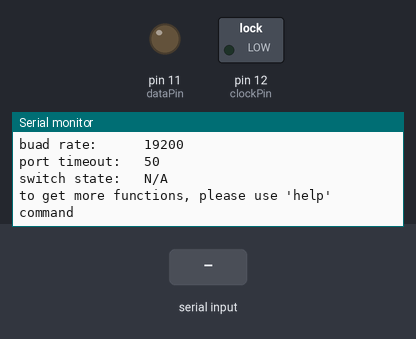
Simulated run of this sketch. Board: Arduino Uno, built with avr-gcc and run on an emulated ATmega328P. Parts: switched loads named in the sketch (green lamp = pin HIGH), output pins drawn as LEDs (lit = HIGH), the last lines printed to the serial monitor. The inputs (shaded band) are chosen by the test bench.

Above: at 1.2 s.
1.3 s: "device_status\n" received over Serial
At 2.2 s:
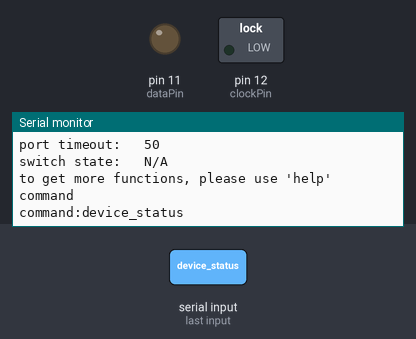
2.9 s: "set_relay [\n" received over Serial
At 3.5 s:
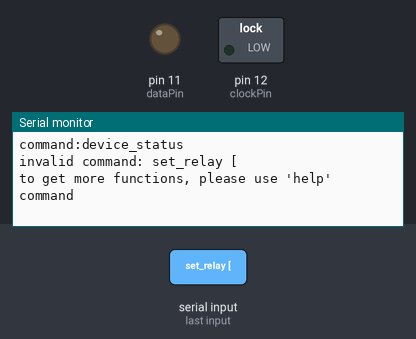
4.4 s: "help\n" received over Serial
At 5.1 s:
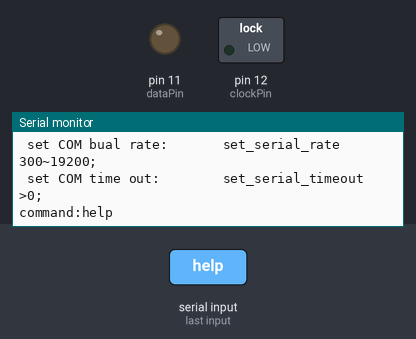

Measured:
- after the input at 1.3 s, the serial monitor: prints a new line after 0.13 s (image 1)
- after the input at 2.9 s, the serial monitor: prints a new line after 0.06 s (image 2)
- after the input at 4.4 s, the serial monitor: prints a new line after 0.05 s (image 3)

The sketch:

firmware.arduino.ino
```cpp
 String deviceName  = "Relay Controller";
int    latchPin    =      8;
int    clockPin    =     12;
int    dataPin     =     11;
int    baudRate    =  19200;
int    stimeOut    =     50;
String switchState =  "N/A";

void      setup(){set_serial(baudRate, stimeOut); set_pin(latchPin, clockPin, dataPin); print(device_status());}
void    set_pin(int latchpin, int clockpin, int datapin){ pinMode(latchPin, OUTPUT); pinMode(clockPin, OUTPUT); pinMode(dataPin,  OUTPUT); }
void set_serial(int rate, int timeout){Serial.begin(rate); Serial.setTimeout(timeout); while (!Serial) {;}}

String device_status(){
    return
        String(" \n") +
        "device name:    " + String(deviceName) +"\n"+
        "buad rate:      " + String(baudRate)   +"\n"+
        "port timeout:   " + String(stimeOut)   +"\n"+
        "switch state:   " + String(switchState)+"\n"+
        "to get more functions, please use 'help' command\n";
}

void loop(){ParseSerial();}

void ParseSerial(){
    if (Serial.available()> 0){
        String command = Serial.readString();
        command.replace("\n", ""); command.trim(); command.toLowerCase(); command = String(command);
        DispatchCommand(command);
    }
}

void DispatchCommand(String command){
    bool valid   = false;
    if ( command == "device_status"){valid = true; print(device_status());}

    if ( command.substring(0, 11) == "set_relay ["  and  command[command.length()-1]==']'){
        valid              = true;
        String bin_state   = command.substring(11,command.length()-1 ); bin_state.replace(" ", ""); bin_state.replace("_", "");
        for (int i = 0; i < bin_state.length(); i++){ if ( bin_state[i] != '1' and bin_state[i] != '0' ) {valid = false; break;}}

        if (valid){
            digitalWrite(latchPin, LOW);
            int zfill = (bin_state.length() % 8) == 0 ? 0 : (bin_state.length() % 8);
            for (int i = 0; i < zfill; i++){bin_state = "0" + bin_state;}
            for (int i = 0; i < (bin_state.length() / 8); i++){
                int relay_state = BinStringToDec(bin_state.substring(i*8,(i+1)*8));
                shiftOut(dataPin, clockPin, MSBFIRST, relay_state);
            }
            digitalWrite(latchPin, HIGH);
        }
    }

    int result = ParseCommand( "relay_debug", command);
    if ( result>=0 ){ valid = true; set_relay(result);}

    int rate = ParseCommand( "set_serial_rate", command);
    if ( rate > 0 ){ valid = true; baudRate = rate; set_serial(baudRate, stimeOut);}

    int timeout = ParseCommand( "set_serial_timeout", command);
    if ( timeout > 0 ){ valid = true; stimeOut = timeout; set_serial(baudRate, stimeOut);}

    if ( command.substring(0, 4) == "help" ){
        valid = true; print(
          String("\n") +
          "commands:\n" +
          " get device status:       device_status;\n" +
          " set relay state:         set_relay [00111011];\n" +
          " set relay debug:         relay_debug 256;\n" +
          " set COM bual rate:       set_serial_rate 300~19200;\n"+
          " set COM time out:        set_serial_timeout >0;\n");
    }

    if (valid){print("command:" + command + "\n");} else { print("invalid command: " + command + "\nto get more functions, please use 'help' command\n"); }
}

void set_relay(int relay_state){if( relay_state >= 0){
        digitalWrite(latchPin, LOW);
        shiftOut(dataPin, clockPin, MSBFIRST, relay_state);
        digitalWrite(latchPin, HIGH);
    }
}

int ParseCommand(String target, String command){
    int result = -1;
    if (command.substring(0, target.length()) == target){result = command.substring(target.length()+1, command.length()).toInt();}
    return result;
}

int BinStringToDec(String bin_str){
    int result = 0;

    for ( int i = bin_str.length()-1; i >= 0 ; i--){
        int bin_digit = String(bin_str[i]).toInt();

        if ( bin_digit == 1 or bin_digit == 0){
            int power  = -1 * (i - (int)bin_str.length()+1);
            int decval = bin_digit * (int)(pow(2, power)+0.5);
            result += decval;
        }else{
            break;
        }
    }
    return result;
}


void print(const char*  s){ Serial.println(String(s));}
void print(String       s){ Serial.println(s);}
void print(unsigned int s){ Serial.println(String(s));}
void print(int          s){ Serial.println(String(s));}
void print(float        s){ Serial.println(String(s));}
void print(double       s){ Serial.println(String(s));}
void print(bool         s){ Serial.println((s == true) ? "true" : "false");}
```
